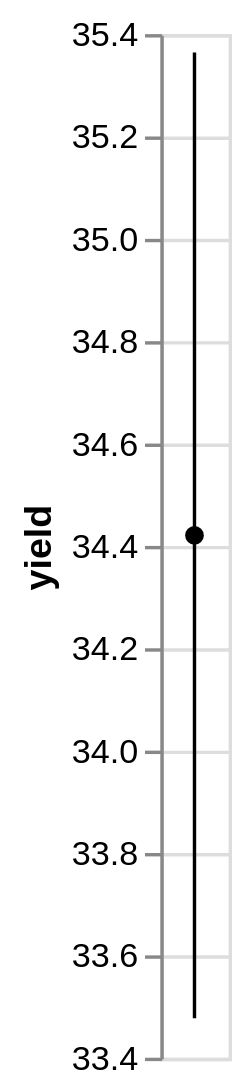

The Vega-Lite source for this figure:
### Vega-Lite specification from a JSON file in a GitHub repository (floating-point values rounded to 4 significant figures)
{"$schema": "https://vega.github.io/schema/vega-lite/v4.json", "data": {"values": [{"yield": 27, "variety": "Manchuria", "year": 1931, "site": "University Farm"}, {"yield": 48.87, "variety": "Manchuria", "year": 1931, "site": "Waseca"}, {"yield": 27.43, "variety": "Manchuria", "year": 1931, "site": "Morris"}, {"yield": 39.93, "variety": "Manchuria", "year": 1931, "site": "Crookston"}, {"yield": 32.97, "variety": "Manchuria", "year": 1931, "site": "Grand Rapids"}, {"yield": 28.97, "variety": "Manchuria", "year": 1931, "site": "Duluth"}, {"yield": 43.07, "variety": "Glabron", "year": 1931, "site": "University Farm"}, {"yield": 55.2, "variety": "Glabron", "year": 1931, "site": "Waseca"}, {"yield": 28.77, "variety": "Glabron", "year": 1931, "site": "Morris"}, {"yield": 38.13, "variety": "Glabron", "year": 1931, "site": "Crookston"}, {"yield": 29.13, "variety": "Glabron", "year": 1931, "site": "Grand Rapids"}, {"yield": 29.67, "variety": "Glabron", "year": 1931, "site": "Duluth"}, {"yield": 35.13, "variety": "Svansota", "year": 1931, "site": "University Farm"}, {"yield": 47.33, "variety": "Svansota", "year": 1931, "site": "Waseca"}, {"yield": 25.77, "variety": "Svansota", "year": 1931, "site": "Morris"}, {"yield": 40.47, "variety": "Svansota", "year": 1931, "site": "Crookston"}, {"yield": 29.67, "variety": "Svansota", "year": 1931, "site": "Grand Rapids"}, {"yield": 25.7, "variety": "Svansota", "year": 1931, "site": "Duluth"}, {"yield": 39.9, "variety": "Velvet", "year": 1931, "site": "University Farm"}, {"yield": 50.23, "variety": "Velvet", "year": 1931, "site": "Waseca"}, {"yield": 26.13, "variety": "Velvet", "year": 1931, "site": "Morris"}, {"yield": 41.33, "variety": "Velvet", "year": 1931, "site": "Crookston"}, {"yield": 23.03, "variety": "Velvet", "year": 1931, "site": "Grand Rapids"}, {"yield": 26.3, "variety": "Velvet", "year": 1931, "site": "Duluth"}, {"yield": 36.57, "variety": "Trebi", "year": 1931, "site": "University Farm"}, {"yield": 63.83, "variety": "Trebi", "year": 1931, "site": "Waseca"}, {"yield": 43.77, "variety": "Trebi", "year": 1931, "site": "Morris"}, {"yield": 46.93, "variety": "Trebi", "year": 1931, "site": "Crookston"}, {"yield": 29.77, "variety": "Trebi", "year": 1931, "site": "Grand Rapids"}, {"yield": 33.93, "variety": "Trebi", "year": 1931, "site": "Duluth"}, {"yield": 43.27, "variety": "No. 457", "year": 1931, "site": "University Farm"}, {"yield": 58.1, "variety": "No. 457", "year": 1931, "site": "Waseca"}, {"yield": 28.7, "variety": "No. 457", "year": 1931, "site": "Morris"}, {"yield": 45.67, "variety": "No. 457", "year": 1931, "site": "Crookston"}, {"yield": 32.17, "variety": "No. 457", "year": 1931, "site": "Grand Rapids"}, {"yield": 33.6, "variety": "No. 457", "year": 1931, "site": "Duluth"}, {"yield": 36.6, "variety": "No. 462", "year": 1931, "site": "University Farm"}, {"yield": 65.77, "variety": "No. 462", "year": 1931, "site": "Waseca"}, {"yield": 30.37, "variety": "No. 462", "year": 1931, "site": "Morris"}, {"yield": 48.57, "variety": "No. 462", "year": 1931, "site": "Crookston"}, {"yield": 24.93, "variety": "No. 462", "year": 1931, "site": "Grand Rapids"}, {"yield": 28.1, "variety": "No. 462", "year": 1931, "site": "Duluth"}, {"yield": 32.77, "variety": "Peatland", "year": 1931, "site": "University Farm"}, {"yield": 48.57, "variety": "Peatland", "year": 1931, "site": "Waseca"}, {"yield": 29.87, "variety": "Peatland", "year": 1931, "site": "Morris"}, {"yield": 41.6, "variety": "Peatland", "year": 1931, "site": "Crookston"}, {"yield": 34.7, "variety": "Peatland", "year": 1931, "site": "Grand Rapids"}, {"yield": 32, "variety": "Peatland", "year": 1931, "site": "Duluth"}, {"yield": 24.67, "variety": "No. 475", "year": 1931, "site": "University Farm"}, {"yield": 46.77, "variety": "No. 475", "year": 1931, "site": "Waseca"}, {"yield": 22.6, "variety": "No. 475", "year": 1931, "site": "Morris"}, {"yield": 44.1, "variety": "No. 475", "year": 1931, "site": "Crookston"}, {"yield": 19.7, "variety": "No. 475", "year": 1931, "site": "Grand Rapids"}, {"yield": 33.07, "variety": "No. 475", "year": 1931, "site": "Duluth"}, {"yield": 39.3, "variety": "Wisconsin No. 38", "year": 1931, "site": "University Farm"}, {"yield": 58.8, "variety": "Wisconsin No. 38", "year": 1931, "site": "Waseca"}, {"yield": 29.47, "variety": "Wisconsin No. 38", "year": 1931, "site": "Morris"}, {"yield": 49.87, "variety": "Wisconsin No. 38", "year": 1931, "site": "Crookston"}, {"yield": 34.47, "variety": "Wisconsin No. 38", "year": 1931, "site": "Grand Rapids"}, {"yield": 31.6, "variety": "Wisconsin No. 38", "year": 1931, "site": "Duluth"}, {"yield": 26.9, "variety": "Manchuria", "year": 1932, "site": "University Farm"}, {"yield": 33.47, "variety": "Manchuria", "year": 1932, "site": "Waseca"}, {"yield": 34.37, "variety": "Manchuria", "year": 1932, "site": "Morris"}, {"yield": 32.97, "variety": "Manchuria", "year": 1932, "site": "Crookston"}, {"yield": 22.13, "variety": "Manchuria", "year": 1932, "site": "Grand Rapids"}, {"yield": 22.57, "variety": "Manchuria", "year": 1932, "site": "Duluth"}, {"yield": 36.8, "variety": "Glabron", "year": 1932, "site": "University Farm"}, {"yield": 37.73, "variety": "Glabron", "year": 1932, "site": "Waseca"}, {"yield": 35.13, "variety": "Glabron", "year": 1932, "site": "Morris"}, {"yield": 26.17, "variety": "Glabron", "year": 1932, "site": "Crookston"}, {"yield": 14.43, "variety": "Glabron", "year": 1932, "site": "Grand Rapids"}, {"yield": 25.87, "variety": "Glabron", "year": 1932, "site": "Duluth"}, {"yield": 27.43, "variety": "Svansota", "year": 1932, "site": "University Farm"}, {"yield": 38.5, "variety": "Svansota", "year": 1932, "site": "Waseca"}, {"yield": 35.03, "variety": "Svansota", "year": 1932, "site": "Morris"}, {"yield": 20.63, "variety": "Svansota", "year": 1932, "site": "Crookston"}, {"yield": 16.63, "variety": "Svansota", "year": 1932, "site": "Grand Rapids"}, {"yield": 22.23, "variety": "Svansota", "year": 1932, "site": "Duluth"}, {"yield": 26.8, "variety": "Velvet", "year": 1932, "site": "University Farm"}, {"yield": 37.4, "variety": "Velvet", "year": 1932, "site": "Waseca"}, {"yield": 38.83, "variety": "Velvet", "year": 1932, "site": "Morris"}, {"yield": 32.07, "variety": "Velvet", "year": 1932, "site": "Crookston"}, {"yield": 32.23, "variety": "Velvet", "year": 1932, "site": "Grand Rapids"}, {"yield": 22.47, "variety": "Velvet", "year": 1932, "site": "Duluth"}, {"yield": 29.07, "variety": "Trebi", "year": 1932, "site": "University Farm"}, {"yield": 49.23, "variety": "Trebi", "year": 1932, "site": "Waseca"}, {"yield": 46.63, "variety": "Trebi", "year": 1932, "site": "Morris"}, {"yield": 41.83, "variety": "Trebi", "year": 1932, "site": "Crookston"}, {"yield": 20.63, "variety": "Trebi", "year": 1932, "site": "Grand Rapids"}, {"yield": 30.6, "variety": "Trebi", "year": 1932, "site": "Duluth"}, {"yield": 26.43, "variety": "No. 457", "year": 1932, "site": "University Farm"}, {"yield": 42.2, "variety": "No. 457", "year": 1932, "site": "Waseca"}, {"yield": 43.53, "variety": "No. 457", "year": 1932, "site": "Morris"}, {"yield": 34.33, "variety": "No. 457", "year": 1932, "site": "Crookston"}, {"yield": 19.47, "variety": "No. 457", "year": 1932, "site": "Grand Rapids"}, {"yield": 22.7, "variety": "No. 457", "year": 1932, "site": "Duluth"}, {"yield": 25.57, "variety": "No. 462", "year": 1932, "site": "University Farm"}, {"yield": 44.7, "variety": "No. 462", "year": 1932, "site": "Waseca"}, {"yield": 47, "variety": "No. 462", "year": 1932, "site": "Morris"}, {"yield": 30.53, "variety": "No. 462", "year": 1932, "site": "Crookston"}, {"yield": 19.9, "variety": "No. 462", "year": 1932, "site": "Grand Rapids"}, {"yield": 22.5, "variety": "No. 462", "year": 1932, "site": "Duluth"}, {"yield": 28.07, "variety": "Peatland", "year": 1932, "site": "University Farm"}, {"yield": 36.03, "variety": "Peatland", "year": 1932, "site": "Waseca"}, {"yield": 43.2, "variety": "Peatland", "year": 1932, "site": "Morris"}, {"yield": 25.23, "variety": "Peatland", "year": 1932, "site": "Crookston"}, {"yield": 26.77, "variety": "Peatland", "year": 1932, "site": "Grand Rapids"}, {"yield": 31.37, "variety": "Peatland", "year": 1932, "site": "Duluth"}, {"yield": 30, "variety": "No. 475", "year": 1932, "site": "University Farm"}, {"yield": 41.27, "variety": "No. 475", "year": 1932, "site": "Waseca"}, {"yield": 44.23, "variety": "No. 475", "year": 1932, "site": "Morris"}, {"yield": 32.13, "variety": "No. 475", "year": 1932, "site": "Crookston"}, {"yield": 15.23, "variety": "No. 475", "year": 1932, "site": "Grand Rapids"}, {"yield": 27.37, "variety": "No. 475", "year": 1932, "site": "Duluth"}, {"yield": 38, "variety": "Wisconsin No. 38", "year": 1932, "site": "University Farm"}, {"yield": 58.17, "variety": "Wisconsin No. 38", "year": 1932, "site": "Waseca"}, {"yield": 47.17, "variety": "Wisconsin No. 38", "year": 1932, "site": "Morris"}, {"yield": 35.9, "variety": "Wisconsin No. 38", "year": 1932, "site": "Crookston"}, {"yield": 20.67, "variety": "Wisconsin No. 38", "year": 1932, "site": "Grand Rapids"}, {"yield": 29.33, "variety": "Wisconsin No. 38", "year": 1932, "site": "Duluth"}]}, "layer": [{"mark": "errorbar", "encoding": {"y": {"field": "yield", "type": "quantitative", "scale": {"zero": false}}}}, {"mark": {"type": "point", "filled": true, "color": "black"}, "encoding": {"y": {"field": "yield", "aggregate": "mean", "type": "quantitative"}}}]}
